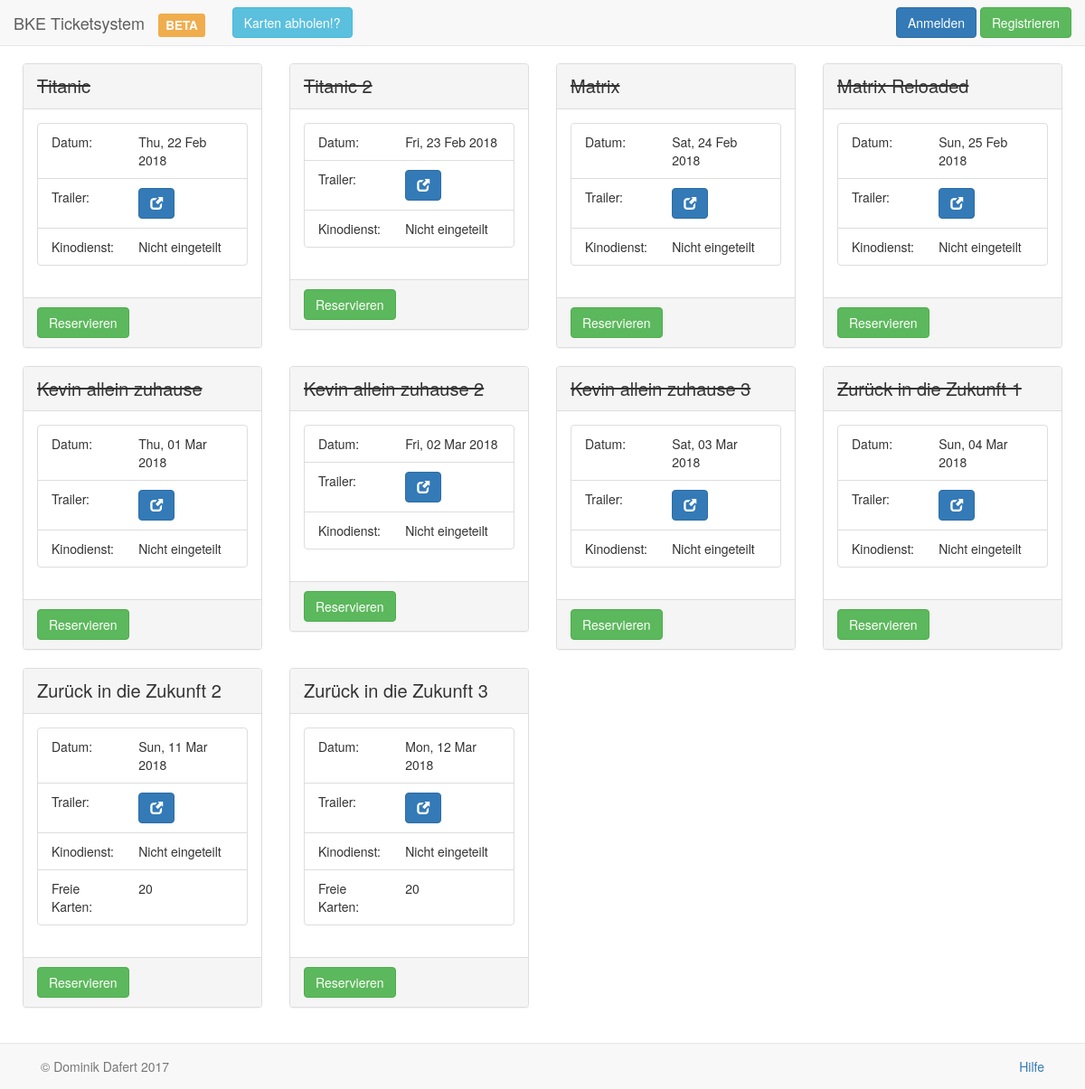
The page / on the database its author committed.
### tables this page shows
CREATE TABLE IF NOT EXISTS movies(
  UMID                INT          NOT NULL AUTO_INCREMENT,
  name                VARCHAR(128) NOT NULL,
  date                DATETIME     NOT NULL,
  trailerLink         VARCHAR(256),
  workerUUID          INT          DEFAULT NULL,
  emergencyWorkerUUID INT          DEFAULT NULL,

  bookedCards         TINYINT DEFAULT 0,

  PRIMARY KEY(UMID),
  FOREIGN KEY (workerUUID) REFERENCES users(UUID) ON DELETE CASCADE,
  FOREIGN KEY (emergencyWorkerUUID) REFERENCES users(UUID) ON DELETE CASCADE
);

### index.php (the view, shortened to what this page needs)
<!DOCTYPE html>
<html lang="de">
<head>
    <?php include 'header.php'; ?>
</head>
<body>
<?php include 'navbar.php'; ?>
<div class="mycontainer">
    <?php
    $row_count = 0;
    foreach ($conn->query('SELECT UMID, name, date, trailerLink, workerUUID, bookedCards FROM movies ORDER BY date') as $item) {
        $movieName = $item[1];
        $movieDate = $item[2];
        $movieTrailerLink = $item[3];
        $bookedCards = $item[5];
        $movieHasWorker = false;
        $movieAlreadyShowed = false;
        $availableCards = 20 - $bookedCards;
        $currentDate = DateTime::createFromFormat('Y-m-d H:i:s', $movieDate);
        $formattedDate = $currentDate->format('D, d M Y');
        $currentDate_minus_eins = date('Y-m-d H:i:s', strtotime($currentDate_minus_eins . ' -1 day'));
        $del = "";
        $delend = "";
        if ($currentDate_minus_eins > $item['date']) {
            $del = "<del>";
            $delend = "</del>";
            $movieAlreadyShowed = true;
        }
        if ($row_count == 0) {
            echo '<div class="row">';
        }
        echo '
                    <div class="col-xs-12 col-sm-12 col-md-3 col-lg-3">
                        <div class="panel panel-default">
                            <div class="panel-heading" style="font-size: 20px">' . $del . $movieName . $delend . '</div>
                            <div class="panel-body">
                                <ul class="list-group">
                                    <li class="list-group-item">
                                        <div class="row">
                                            <div class="col-xs-6 col-sm-6 col-md-5 col-lg-5">Datum:</div>
                                            <div class="col-xs-6 col-sm-6 col-md-7 col-lg-7">' . $formattedDate . '</div>
                                        </div>
                                    </li>
                                    <li class="list-group-item">
                                        <div class="row">
                                            <div class="col-xs-6 col-sm-6 col-md-5 col-lg-5">Trailer:</div>
                                            <div class="col-xs-6 col-sm-6 col-md-7 col-lg-7">
                                                <a href="' . $movieTrailerLink . '" target="_blank"
                                                    data-toggle="tooltip" data-placement="top" title="Link zum Trailer">
                                                    <button type="button" class="btn btn-primary"><span class="glyphicon glyphicon-new-window" aria-label="Öffnen"></span></button>
                                                </a>
                                            </div>
                                        </div>
                                    </li>
                                    <li class="list-group-item">
                                        <div class="row">
                                            <div class="col-xs-6 col-sm-6 col-md-5 col-lg-5">Kinodienst:</div>
                ';
        if (!$movieHasWorker) {
            echo '
                                            <div class="col-xs-6 col-sm-6 col-md-7 col-lg-7">
                    ';
            if ($loggedIn) {
                if ($movieAlreadyShowed) {
                    echo '
                                <button class="btn btn-info disabled" data-toggle="tooltip" data-placement="bottom"
                                    title="Der Film wurde bereits gezeigt!">Melden</button>';
                } else {
                    echo '<a href="#modal_getInTouch" data-toggle="tooltip" data-placement="bottom" title="Melde dich für den Kinodienst">
                                <button class="btn btn-info" data-toggle="modal" data-target="#modal_getInTouch" data-movie-id="' . $item[0] . '" data-movie-name="' . $item[1] . '"
                                >Melden</button></a>';
                }
            } else {
                echo 'Nicht eingeteilt';
            }
            echo '
                                            </div>
                    ';
        }
        echo '
                                        </div>
                                    </li>
                ';
        if (!$movieAlreadyShowed) {
            echo '
                                    <li class="list-group-item">
                                        <div class="row">
                                            <div class="col-xs-6 col-sm-6 col-md-5 col-lg-5">Freie Karten:</div>
                                            <div class="col-xs-6 col-sm-6 col-md-7 col-lg-7">' . $availableCards . '</div>
                                        </div>
                                    </li>
                    ';
        }
        echo '
                                </ul>
                            </div>
                            <div class="panel-footer">
                ';
        if ($loggedIn) {
            if ($availableCards == 0) {
                echo '<button class="btn btn-success disabled" data-toggle="tooltip" data-placement="bottom"
                                    title="Es sind keine freien Karten zur Reservierung verfügbar">Ausgebucht</button>';
            } else if ($movieAlreadyShowed) {
                echo '<button class="btn btn-success disabled" data-toggle="tooltip" data-placement="bottom"
                                    title="Der Film wurde bereits gezeigt!">Nicht reservierbar</button>';
            } else {
                echo '<a href="#modal_bookCards"  class="btn btn-success" data-toggle="modal" data-target="#modal_bookCards"
                        data-movie-id="' . $item[0] . '" data-availablecards="' . $availableCards . '">Reservieren</a>';
            }
            if (isset($hasBookedForThisMovie)) {
                if ($hasBookedForThisMovie) {
                    echo '<a href="#modal_cancelBookedCards" class="btn btn-warning" data-toggle="modal" data-target="#modal_cancelBookedCards"
                                    data-movie-id="' . $item[0] . '" data-movie-name="' . $item[1] . '" style="float: right">Buchung stornieren</a>';
                    $UBID = null;
                }
            }
        } else {
            echo '<a href="#" data-toggle="tooltip" data-placement="bottom" title="Du bist noch nicht angemeldet">
                            <button type="button" class="btn btn-success" data-toggle="modal" data-target="#modal_login">Reservieren</button></a>';
        }
        echo '
                            </div>
                        </div>
                    </div>
                ';
        if ($row_count == 3) {
            echo '</div>';
            $row_count = 0;
        } else {
            $row_count++;
        }
    }
    if ($row_count != 3) {
        echo '</div>';
    }
    ?>
</div>
</body>
</html>

### header.php (shortened to what this page needs)
<link href="css/bootstrap.min.css" rel="stylesheet">
<link href="css/main.css" rel="stylesheet">

### navbar.php (shortened to what this page needs)
<?php
$loggedIn = false;
?>
<nav class="navbar navbar-default navbar-fixed-top" style="margin-right: 0px;">
    <div class="container-fluid">
        <div class="navbar-header">
            <a class="navbar-brand" href="index.php">BKE Ticketsystem</a>
            <a class="navbar-brand" href="#" data-toggle="tooltip" data-placement="bottom" title="Es kann zu Bugs, Datenverlusten und Offline-Zeiten kommen!">
                <span class="label label-warning">BETA</span>
            </a>
        </div>
        <div class="collapse navbar-collapse" id="navbar-collapse-1">
            <div class="navbar-form navbar-left">
                <button  class="btn btn-info" data-toggle="modal" data-target="#modal_cardsinfo">Karten abholen!?</button>
            </div>
            <div class="navbar-form navbar-right">
                <?php
                    if($loggedIn) {
                        echo '
                            Hallo, '.$_SESSION['firstname'].'
                            <button class="btn btn-default" data-toggle="modal" data-target="#modal_editAccount">
                                <span class="glyphicon glyphicon-pencil"></span>
                            </button>
                            <a href="./logic/logout.php">
                                <button type="submit" class="btn btn-danger" data-toggle="tooltip" data-placement="bottom" title="Abmelden"><span class="glyphicon glyphicon-log-out"></span></button>
                            </a>
                        ';
                    } else {
                        echo '
                            <button class="btn btn-primary" data-toggle="modal" data-target="#modal_login">Anmelden</button>
                            <button class="btn btn-success" data-toggle="modal" data-target="#modal_registration">Registrieren</button>
                        ';
                    }
                ?>
            </div>
        </div>
    </div>
</nav>
<div class="navbar navbar-default navbar-fixed-bottom">
    <div class="container">
        <p class="navbar-text pull-left">© Dominik Dafert 2017</p>
        <p class="navbar-text pull-right"><a href="#" data-toggle="modal" data-target="#modal_help" >Hilfe</a></p>
    </div>
</div>

### css/main.css (style rules this page uses)
body { margin: 0px; padding: 70px 0px 0px; }
.mycontainer { padding-left: 25px; padding-right: 25px; margin-bottom: 70px; }

### rows shown on the page
movies: name "Titanic", date "Thu, 22 Feb 2018"
movies: name "Titanic 2", date "Fri, 23 Feb 2018"
movies: name "Matrix", date "Sat, 24 Feb 2018"
movies: name "Matrix Reloaded", date "Sun, 25 Feb 2018"
movies: name "Kevin allein zuhause", date "Thu, 01 Mar 2018"
movies: name "Kevin allein zuhause 2", date "Fri, 02 Mar 2018"
movies: name "Kevin allein zuhause 3", date "Sat, 03 Mar 2018"
movies: name "Zurück in die Zukunft 1", date "Sun, 04 Mar 2018"
movies: name "Zurück in die Zukunft 2", date "Sun, 11 Mar 2018", bookedCards "20"
movies: name "Zurück in die Zukunft 3", date "Mon, 12 Mar 2018", bookedCards "20"
